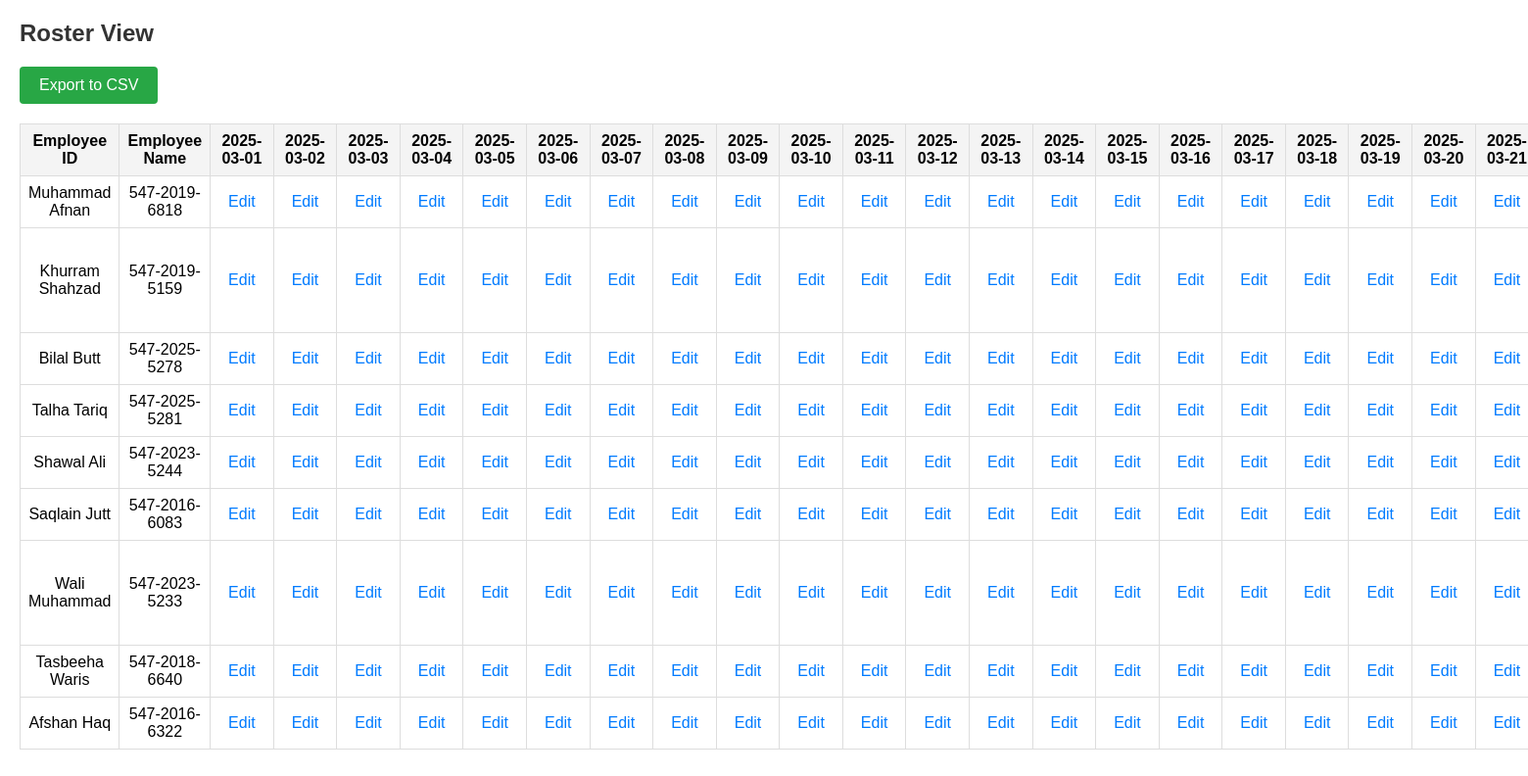
Page /roster_view (signed in) on the committed database.
### tables this page shows
CREATE TABLE employees (
            id INTEGER PRIMARY KEY AUTOINCREMENT,
            emp_id TEXT UNIQUE,
            name TEXT
        );

### app.py (the view)
@app.route('/roster_view')
def roster_view():
    if not session.get('logged_in'):
        return redirect(url_for('login'))
    conn = sqlite3.connect('database.db')
    cursor = conn.cursor()
    cursor.execute('SELECT DISTINCT date FROM roster ORDER BY date')
    dates = [row[0] for row in cursor.fetchall()]
    cursor.execute('SELECT emp_id, name FROM employees')
    employees = cursor.fetchall()  # List of tuples: [(emp_id, name), ...]
    roster = []
    for emp_id, emp_name in employees:
        row = [emp_id, emp_name]  # Separate columns for ID and Name
        for date in dates:
            cursor.execute('''
                SELECT shift || ' (' || status || ')'
                FROM roster
                WHERE emp_id = ? AND date = ?
            ''', (emp_id, date))
            result = cursor.fetchone()
            row.append(result[0] if result else '')
        roster.append(row)
    conn.close()
    return render_template('roster_view.html', dates=dates, roster=roster)

### templates/roster_view.html (shortened to what this page needs)
{% extends "base.html" %}
{% block content %}
<h2>Roster View</h2>
<div class="export-section">
    <a href="{{ url_for('export_roster') }}" class="export-button">Export to CSV</a>
</div>
<table>
    <thead>
        <tr>
            <th>Employee ID</th>
            <th>Employee Name</th>
            {% for date in dates %}
                <th>{{ date }}</th>
            {% endfor %}
        </tr>
    </thead>
    <tbody>
        {% for row in roster %}
            <tr>
                <td>{{ row[1] }}</td>
                <td>{{ row[0] }}</td>
                {% for cell in row[2:] %}
                    <td class="{{ 'off-day' if 'OFF' in cell else 'half-day' if 'Half' in cell else '' }}">
                        <a href="{{ url_for('edit_shift', emp_id=row[0], date=dates[loop.index0]) }}"
                           class="edit-link">Edit</a>
                    </td>
                {% endfor %}
            </tr>
        {% endfor %}
    </tbody>
</table>
{% endblock %}

### templates/base.html (shortened to what this page needs)
<!DOCTYPE html>
<html lang="en">
<head>
    <link rel="stylesheet" href="{{ url_for('static', filename='css/styles.css') }}">
</head>
<body>
    <div class="container">
        {% block content %}{% endblock %}
    </div>
</body>
</html>

### static/css/styles.css (style rules this page uses)
body { font-family: Arial, sans-serif; margin: 20px; }
h2 { color: #333; }
table { width: 100%; border-collapse: collapse; }
table th, table td { border: 1px solid #ddd; padding: 8px; text-align: center; }
table th { background-color: #f4f4f4; }
.export-button { background-color: #28a745; color: white; padding: 10px 20px; text-decoration: none; border-radius: 4px; margin-bottom: 20px; display: inline-block; }
.edit-link { margin-left: 10px; color: #007bff; text-decoration: none; }
.edit-link { color: #007bff; text-decoration: none; margin-right: 10px; }

### rows in the picture
employees: name "Muhammad Afnan", emp "547-2019-6818"
employees: name "Khurram Shahzad", emp "547-2019-5159"
employees: name "Bilal Butt", emp "547-2025-5278"
employees: name "Talha Tariq", emp "547-2025-5281"
employees: name "Shawal Ali", emp "547-2023-5244"
employees: name "Saqlain Jutt", emp "547-2016-6083"
employees: name "Wali Muhammad", emp "547-2023-5233"
employees: name "Tasbeeha Waris", emp "547-2018-6640"
employees: name "Afshan Haq", emp "547-2016-6322"

### other values in the picture
{{ date }} "2025-03-01" "2025-03-02" "2025-03-03" "2025-03-04" "2025-03-05" "2025-03-06" "2025-03-07" "2025-03-08" "2025-03-09" "2025-03-10" "2025-03-11" "2025-03-12" "2025-03-13" "2025-03-14" "2025-03-15" "2025-03-16" "2025-03-17" "2025-03-18" "2025-03-19" "2025-03-20" "2025-03-21"
